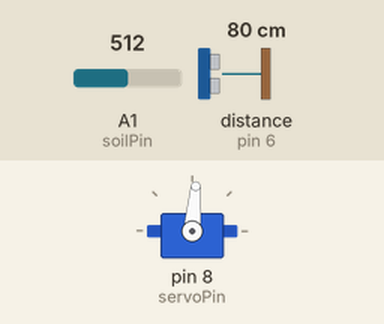
A sketch run on a simulated Arduino Uno, built with avr-gcc and run on an emulated ATmega328P. On the bench: servo. Wiring (inferred from the names in the program): ultrasonic range finder: trigger pin 7; echo pin 6. Inputs (shaded band) come from the test bench; at power-on: A1 (soilPin) = 512, distance to the obstacle (sensor on pin 6) 80 cm. The echo pulse lasts 58.3 µs per cm; what the sketch prints to the serial monitor is not drawn.

Above: at 5.3 s.
5.4 s: A1 (soilPin) set to 900
At 8.5 s:
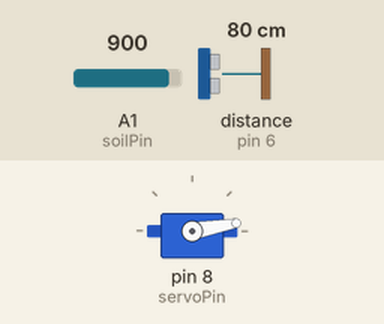
8.9 s: distance to the obstacle (sensor on pin 6) set to 2 cm
At 10.95 s:
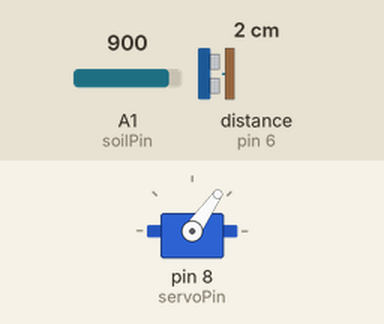
Timing chart, 0 to 18.9 s (numbered marks = the images above; inputs shaded):
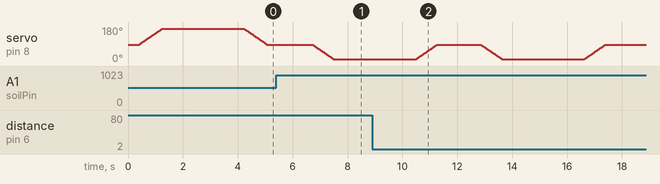

The sketch:

smart-dustbin_code.ino
```cpp
#include <Servo.h>

const int trigPin = 7;
const int echoPin = 6;
const int soilPin = A1;
const int servoPin = 8;

Servo servo1;

long duration;
int moistureRaw = 0;
int currentServoPos = 85;  // Starting from corrected neutral

// Servo positions (adjusted neutral for physical tilt)
const int neutralPos = 85;
const int dryPos = 10;
const int wetPos = 170;

void setup() {
  Serial.begin(9600);
  pinMode(trigPin, OUTPUT);
  pinMode(echoPin, INPUT);
  servo1.attach(servoPin);
  servo1.write(neutralPos);
  currentServoPos = neutralPos;
  Serial.println("🚀 Smart Waste Sorter: Smooth Motion + Trigger Outside 13–15 cm + Tilt Compensation");
}

void loop() {
  int distance = getStableDistance();

  Serial.print("📏 Distance: ");
  Serial.print(distance);
  Serial.println(" cm");

  if (distance < 13 || distance > 15) {
    Serial.println("✅ Object OUT of 13–15 cm range — Checking Moisture...");
    moistureRaw = readMoisture();

    Serial.print("💧 Moisture RAW: ");
    Serial.println(moistureRaw);

    if (moistureRaw > 1020) {
      Serial.println("🌬️ AIR Detected — No Rotation");
    } else if (moistureRaw >= 900 && moistureRaw <= 1000) {
      Serial.println("🟤 DRY Waste ➡ Smooth Rotate Left");
      smoothRotate(dryPos);
    } else if (moistureRaw < 900) {
      Serial.println("🟢 WET Waste ➡ Smooth Rotate Right");
      smoothRotate(wetPos);
    } else {
      Serial.println("❓ Unknown Moisture — Skipping");
    }

    delay(3000);  // Sorting pause
    smoothRotate(neutralPos);  // Return to corrected center
    delay(1000);
  } else {
    Serial.println("🟡 Stable Object in Range — Ignoring");
  }

  delay(300);
}

void smoothRotate(int targetPos) {
  int step = (targetPos > currentServoPos) ? 1 : -1;

  for (int pos = currentServoPos; pos != targetPos; pos += step) {
    servo1.write(pos);
    delay(10); // smaller delay = faster movement, larger = slower
  }

  servo1.write(targetPos);
  currentServoPos = targetPos;
}

int getStableDistance() {
  int total = 0;
  int valid = 0;

  for (int i = 0; i < 5; i++) {
    digitalWrite(trigPin, LOW);
    delayMicroseconds(2);
    digitalWrite(trigPin, HIGH);
    delayMicroseconds(10);
    digitalWrite(trigPin, LOW);

    duration = pulseIn(echoPin, HIGH, 25000);
    if (duration > 0) {
      int d = duration * 0.034 / 2;
      if (d < 50) {
        total += d;
        valid++;
      }
    }
    delay(20);
  }

  return valid > 0 ? (total / valid) : 999;
}

int readMoisture() {
  int total = 0;
  for (int i = 0; i < 5; i++) {
    total += analogRead(soilPin);
    delay(40);
  }
  return total / 5;
}
```
